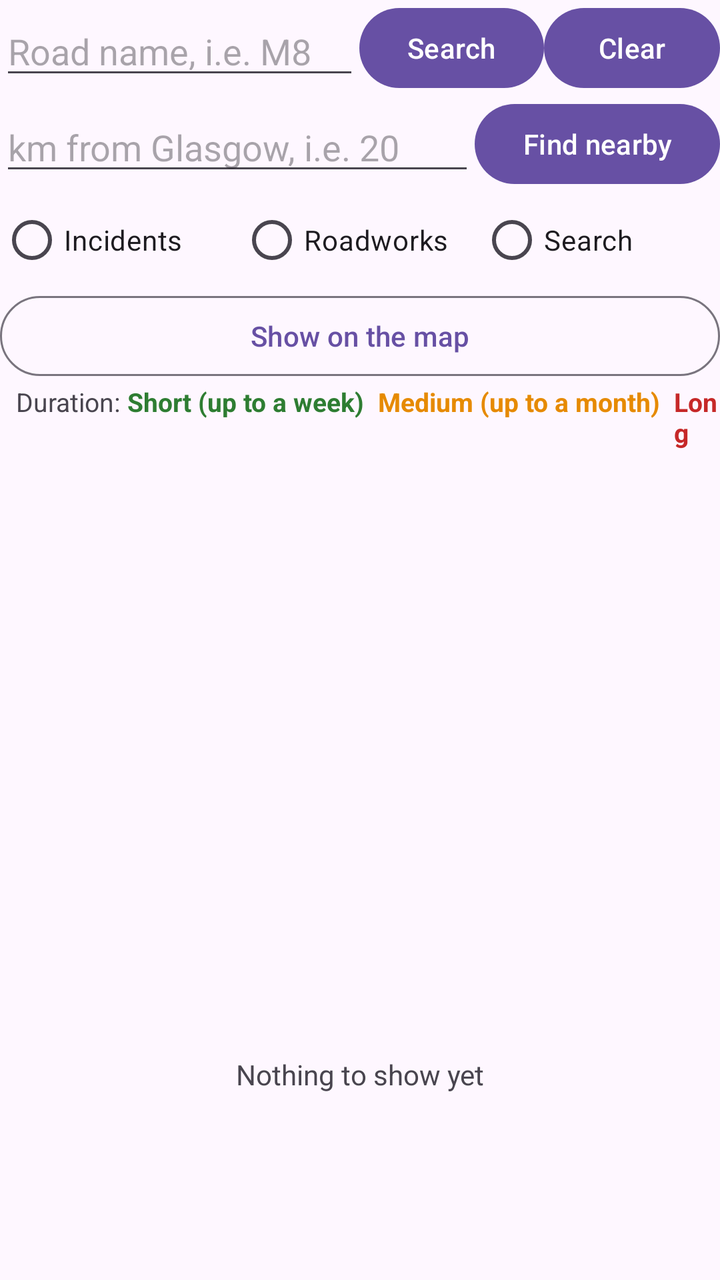
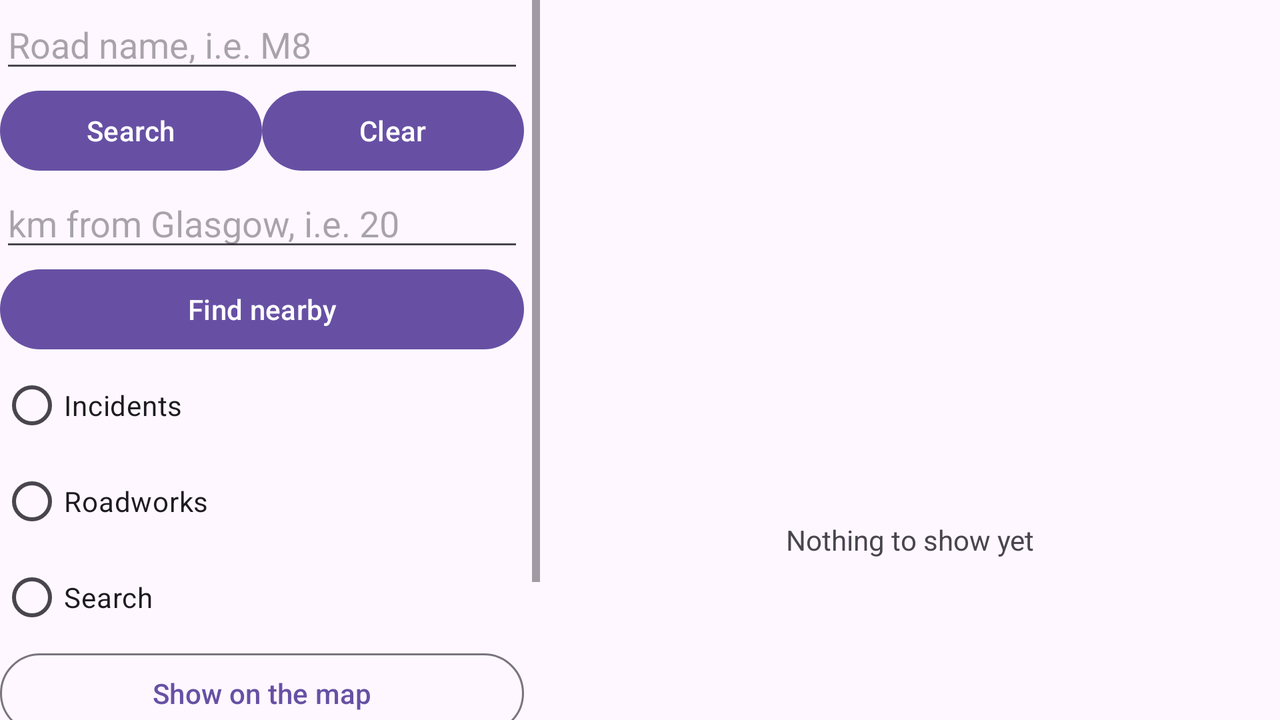

An Android layout and its configuration variant, each rendered on a device that would load it. The default file and the variant file are quoted in full after the pictures.
<!-- AndroidManifest.xml: application theme Theme.BowieDay_Adam_S1831372 -->
<!-- res/layout/frag_situation_list.xml -->
<?xml version="1.0" encoding="utf-8"?>
<LinearLayout xmlns:android="http://schemas.android.com/apk/res/android"
    android:orientation="vertical"
    android:layout_width="match_parent"
    android:layout_height="match_parent">

    
    <LinearLayout
        android:orientation="horizontal"
        android:layout_width="match_parent"
        android:layout_height="wrap_content"
        android:gravity="center_vertical">
        <EditText
            android:id="@+id/roadEntry"
            android:layout_width="0dp"
            android:layout_height="wrap_content"
            android:layout_weight="1"
            android:hint="Road name, i.e. M8"
            android:inputType="textCapCharacters"
            android:imeOptions="actionSearch"
            android:maxLines="1" />
        <Button
            android:id="@+id/searchButton"
            android:layout_width="wrap_content"
            android:layout_height="wrap_content"
            android:text="Search" />
        <Button
            android:id="@+id/clearButton"
            android:layout_width="wrap_content"
            android:layout_height="wrap_content"
            android:text="Clear" />
    </LinearLayout>

    
    <LinearLayout
        android:orientation="horizontal"
        android:layout_width="match_parent"
        android:layout_height="wrap_content"
        android:gravity="center_vertical">
        <EditText
            android:id="@+id/kmEntry"
            android:layout_width="0dp"
            android:layout_height="wrap_content"
            android:layout_weight="1"
            android:hint="km from Glasgow, i.e. 20"
            android:inputType="numberDecimal"
            android:maxLines="1" />
        <Button
            android:id="@+id/nearbyButton"
            android:layout_width="wrap_content"
            android:layout_height="wrap_content"
            android:text="Find nearby" />
    </LinearLayout>

    
    <RadioGroup
        android:id="@+id/feedChoice"
        android:orientation="horizontal"
        android:layout_width="match_parent"
        android:layout_height="wrap_content">
        <RadioButton
            android:id="@+id/incidentsButton"
            android:layout_width="0dp"
            android:layout_height="wrap_content"
            android:layout_weight="1"
            android:text="Incidents" />
        <RadioButton
            android:id="@+id/roadworksButton"
            android:layout_width="0dp"
            android:layout_height="wrap_content"
            android:layout_weight="1"
            android:text="Roadworks" />
        <RadioButton
            android:id="@+id/searchResultsButton"
            android:layout_width="0dp"
            android:layout_height="wrap_content"
            android:layout_weight="1"
            android:text="Search" />
    </RadioGroup>

    
    <Button
        android:id="@+id/mapButton"
        style="?attr/materialButtonOutlinedStyle"
        android:layout_width="match_parent"
        android:layout_height="wrap_content"
        android:text="Show on the map" />

    
    <LinearLayout
        android:id="@+id/durationKey"
        android:orientation="horizontal"
        android:layout_width="match_parent"
        android:layout_height="wrap_content"
        android:paddingStart="8dp"
        android:paddingBottom="4dp">
        <TextView
            android:layout_width="wrap_content"
            android:layout_height="wrap_content"
            android:textSize="13sp"
            android:text="Duration: " />
        <TextView
            android:layout_width="wrap_content"
            android:layout_height="wrap_content"
            android:textSize="13sp"
            android:textStyle="bold"
            android:textColor="@color/duration_short"
            android:text="Short (up to a week)  " />
        <TextView
            android:layout_width="wrap_content"
            android:layout_height="wrap_content"
            android:textSize="13sp"
            android:textStyle="bold"
            android:textColor="@color/duration_medium"
            android:text="Medium (up to a month)  " />
        <TextView
            android:layout_width="wrap_content"
            android:layout_height="wrap_content"
            android:textSize="13sp"
            android:textStyle="bold"
            android:textColor="@color/duration_long"
            android:text="Long" />
    </LinearLayout>

    <ListView
        android:id="@+id/situationList"
        android:layout_width="match_parent"
        android:layout_height="0dp"
        android:layout_weight="1" />

    
    <TextView
        android:id="@+id/emptyText"
        android:layout_width="match_parent"
        android:layout_height="0dp"
        android:layout_weight="1"
        android:gravity="center"
        android:text="Nothing to show yet" />
</LinearLayout>
<!-- resources referenced by this layout -->
<resources>
  <color name="duration_long">#C62828</color>
  <color name="duration_medium">#E68A00</color>
  <color name="duration_short">#2E7D32</color>
  <style name="Theme.BowieDay_Adam_S1831372" parent="Base.Theme.BowieDay_Adam_S1831372" />
  <style name="Base.Theme.BowieDay_Adam_S1831372" parent="Theme.Material3.DayNight.NoActionBar">
          
          
      </style>
</resources>
<!-- res/layout-land/frag_situation_list.xml (the repository's variant of the layout above) -->
<!-- drawn on the phone turned sideways -->
<?xml version="1.0" encoding="utf-8"?>
<LinearLayout xmlns:android="http://schemas.android.com/apk/res/android"
    android:orientation="horizontal"
    android:layout_width="match_parent"
    android:layout_height="match_parent">

    
    <ScrollView
        android:layout_width="270dp"
        android:layout_height="match_parent">
        <LinearLayout
            android:orientation="vertical"
            android:layout_width="match_parent"
            android:layout_height="wrap_content"
            android:paddingEnd="8dp">

            
            <EditText
                android:id="@+id/roadEntry"
                android:layout_width="match_parent"
                android:layout_height="wrap_content"
                android:hint="Road name, i.e. M8"
                android:inputType="textCapCharacters"
                android:imeOptions="actionSearch"
                android:maxLines="1" />
            <LinearLayout
                android:orientation="horizontal"
                android:layout_width="match_parent"
                android:layout_height="wrap_content">
                <Button
                    android:id="@+id/searchButton"
                    android:layout_width="0dp"
                    android:layout_height="wrap_content"
                    android:layout_weight="1"
                    android:text="Search" />
                <Button
                    android:id="@+id/clearButton"
                    android:layout_width="0dp"
                    android:layout_height="wrap_content"
                    android:layout_weight="1"
                    android:text="Clear" />
            </LinearLayout>

            
            <EditText
                android:id="@+id/kmEntry"
                android:layout_width="match_parent"
                android:layout_height="wrap_content"
                android:hint="km from Glasgow, i.e. 20"
                android:inputType="numberDecimal"
                android:maxLines="1" />
            <Button
                android:id="@+id/nearbyButton"
                android:layout_width="match_parent"
                android:layout_height="wrap_content"
                android:text="Find nearby" />

            
            <RadioGroup
                android:id="@+id/feedChoice"
                android:orientation="vertical"
                android:layout_width="match_parent"
                android:layout_height="wrap_content">
                <RadioButton
                    android:id="@+id/incidentsButton"
                    android:layout_width="wrap_content"
                    android:layout_height="wrap_content"
                    android:text="Incidents" />
                <RadioButton
                    android:id="@+id/roadworksButton"
                    android:layout_width="wrap_content"
                    android:layout_height="wrap_content"
                    android:text="Roadworks" />
                <RadioButton
                    android:id="@+id/searchResultsButton"
                    android:layout_width="wrap_content"
                    android:layout_height="wrap_content"
                    android:text="Search" />
            </RadioGroup>

            <Button
                android:id="@+id/mapButton"
                style="?attr/materialButtonOutlinedStyle"
                android:layout_width="match_parent"
                android:layout_height="wrap_content"
                android:text="Show on the map" />

            
            <LinearLayout
                android:id="@+id/durationKey"
                android:orientation="vertical"
                android:layout_width="match_parent"
                android:layout_height="wrap_content"
                android:paddingBottom="4dp">
                <TextView
                    android:layout_width="wrap_content"
                    android:layout_height="wrap_content"
                    android:textSize="13sp"
                    android:text="Duration: " />
                <TextView
                    android:layout_width="wrap_content"
                    android:layout_height="wrap_content"
                    android:textSize="13sp"
                    android:textStyle="bold"
                    android:textColor="@color/duration_short"
                    android:text="Short (up to a week)  " />
                <TextView
                    android:layout_width="wrap_content"
                    android:layout_height="wrap_content"
                    android:textSize="13sp"
                    android:textStyle="bold"
                    android:textColor="@color/duration_medium"
                    android:text="Medium (up to a month)  " />
                <TextView
                    android:layout_width="wrap_content"
                    android:layout_height="wrap_content"
                    android:textSize="13sp"
                    android:textStyle="bold"
                    android:textColor="@color/duration_long"
                    android:text="Long" />
            </LinearLayout>
        </LinearLayout>
    </ScrollView>

    
    <LinearLayout
        android:orientation="vertical"
        android:layout_width="0dp"
        android:layout_height="match_parent"
        android:layout_weight="1">
        <ListView
            android:id="@+id/situationList"
            android:layout_width="match_parent"
            android:layout_height="0dp"
            android:layout_weight="1" />
        <TextView
            android:id="@+id/emptyText"
            android:layout_width="match_parent"
            android:layout_height="0dp"
            android:layout_weight="1"
            android:gravity="center"
            android:text="Nothing to show yet" />
    </LinearLayout>
</LinearLayout>
